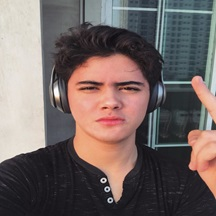
#> input picture Images/123456.jpg, 216 x 216 px
$ python -i detection.py   (imports and definitions only)
#> lines starting #> are read from the running program, lines starting #| are printed output that depends on the picture
#> further down, picture is the input picture: shape (216, 216, 3); mean B, G, R 99.3, 101.7, 114.3
import cv2

def detect_smile_and_head_movement(img):
    # Convert to grayscale for detection
    gray = cv2.cvtColor(img, cv2.COLOR_BGR2GRAY)
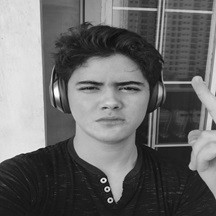
#> gray: shape (216, 216); min 2, max 254, mean 105.2

    # Load pre-trained classifiers for smile and face detection
    face_cascade = cv2.CascadeClassifier(cv2.data.haarcascades + 'haarcascade_frontalface_default.xml')
    smile_cascade = cv2.CascadeClassifier(cv2.data.haarcascades + 'haarcascade_smile.xml')

    # Detect faces in the image
    faces = face_cascade.detectMultiScale(gray, 1.3, 5)
#> faces = [[60, 51, 99, 99]]

    smile_detected = False
    head_movement_detected = False

    for (x, y, w, h) in faces:
        # Detect smile within the face region
        roi_gray = gray[y:y+h, x:x+w]
        roi_color = img[y:y+h, x:x+w]
        smiles = smile_cascade.detectMultiScale(roi_gray, 1.8, 20)

        # Detect smile (at least one smile found)
        if len(smiles) > 0:
            smile_detected = True

        # Basic head movement detection (using position changes)
        if abs(x) > 10 or abs(y) > 10:  # Adjust the threshold as needed
            head_movement_detected = True
#> this loop made 1 pass
#> pass 1, in detect_smile_and_head_movement, `roi_gray = gray[y:y+h, x:x+w]`:
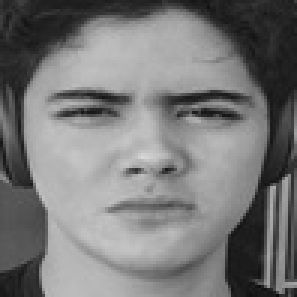
#> roi_gray: shape (99, 99) (shown 3 times larger); min 12, max 216, mean 120.2
#> pass 1, in detect_smile_and_head_movement, `roi_color = img[y:y+h, x:x+w]`:
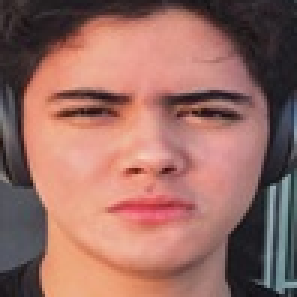
#> roi_color: shape (99, 99, 3) (shown 3 times larger); mean B, G, R 99.2, 107.7, 152.9

    # Return True if both smile and head movement are detected
    return smile_detected and head_movement_detected

>>> import cv2
>>> picture = cv2.imread('Images/123456.jpg')
>>> result = detect_smile_and_head_movement(picture)
#> result = False

$ run again, on Images/234567.jpg
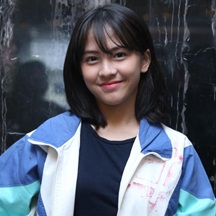
#> input picture Images/234567.jpg, 216 x 216 px
#> picture is the input picture: shape (216, 216, 3); mean B, G, R 106.5, 92.2, 84
#> in detect_smile_and_head_movement, `gray = cv2.cvtColor(img, cv2.COLOR_BGR2GRAY)`:
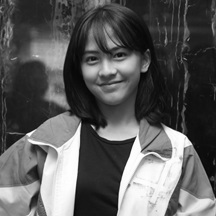
#> gray: shape (216, 216); min 3, max 255, mean 91.4
#> faces = [[74, 29, 74, 74]]
#> the loop in detect_smile_and_head_movement, `for (x, y, w, h) in faces:` made 1 pass
#> pass 1, in detect_smile_and_head_movement, `roi_color = img[y:y+h, x:x+w]`:
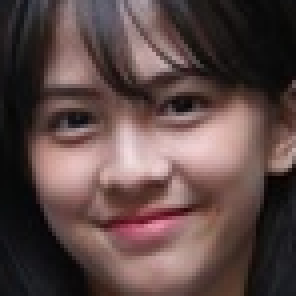
#> roi_color: shape (74, 74, 3) (shown 4 times larger); mean B, G, R 69.8, 71.8, 92.2
#> result = False
